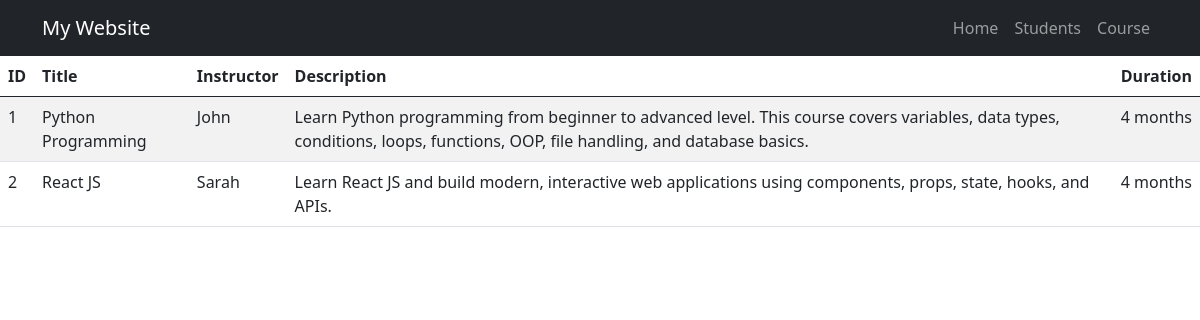
Screenshot of /course/ with the database file from the repository.
### myapp/models.py (models this page shows)
class Course(models.Model):
    title = models.CharField(max_length=100)
    instructor = models.CharField(max_length=100)
    description = models.TextField()
    duration = models.CharField(max_length=100)

### myapp/views.py (the view)
# urls.py: path('course/', views.course, name='course'),
def course(request):
    data = Course.objects.all()
    context = {
        'data': data
    }
    return render(request, 'course.html', context)

### myapp/templates/course.html (shortened to what this page needs)
<!doctype html>
<html lang="en">
  <head>
    <link
      href="https://cdn.jsdelivr.net/npm/bootstrap@5.0.2/dist/css/bootstrap.min.css"
      rel="stylesheet"
    />
  </head>
  <body>
    <section>
      <nav class="navbar navbar-expand-lg navbar-dark bg-dark">
        <div class="container">
          <a class="navbar-brand" href="{% url 'home' %}">My Website</a>
          <div class="collapse navbar-collapse" id="navbarNav">
            <ul class="navbar-nav ms-auto">
              <li class="nav-item">
                <a class="nav-link" href="{% url 'home' %}">Home</a>
              </li>
              <li class="nav-item">
                <a class="nav-link" href="{% url 'students' %}">Students</a>
              </li>
              <li class="nav-item">
                <a class="nav-link" href="{% url 'course' %}">Course</a>
              </li>
            </ul>
          </div>
        </div>
      </nav>
    </section>
    <table class="table table-striped table-hover">
      <thead>
        <tr>
          <th>ID</th>
          <th>Title</th>
          <th>Instructor</th>
          <th>Description</th>
          <th>Duration</th>
        </tr>
      </thead>
      {% for data in data %}
      <tr>
        <td>{{data.id}}</td>
        <td>{{data.title }}</td>
        <td>{{data.instructor}}</td>
        <td>{{data.description}}</td>
        <td>{{data.duration}}</td>
      </tr>
      {% endfor %}
    </table>
  </body>
</html>

### rows the page displays
Course: id "1", title "Python Programming", instructor "John", description "Learn Python programming from beginner to advanced level. This course covers variables, data types, conditions, loops, functions, OOP, file handling, and database basics.", duration "4 months"
Course: id "2", title "React JS", instructor "Sarah", description "Learn React JS and build modern, interactive web applications using components, props, state, hooks, and APIs.", duration "4 months"
